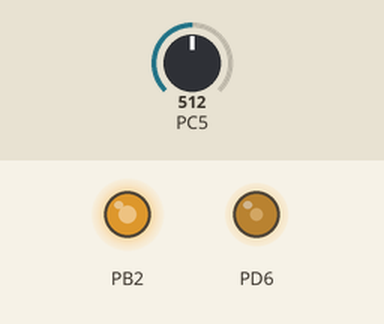
Bench run of a program on a simulated ATmega328P, built with avr-gcc and emulated at 1 MHz. Shown: output pins drawn as LEDs (lit = HIGH). Inputs (shaded band) come from the test bench; at power-on: PC5 = 512.

Above: at 1.2 s.
1.3 s: PC5 set to 716
At 2.8 s:
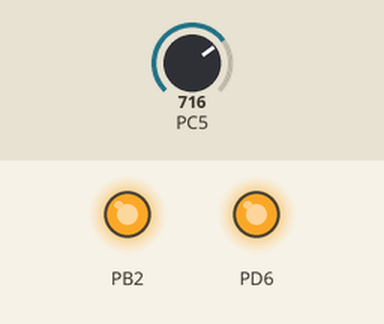
3.1 s: PC5 set to 900
At 4.6 s:
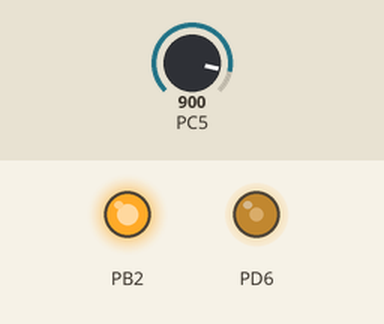
4.9 s: PC5 set to 306
At 6.1 s:
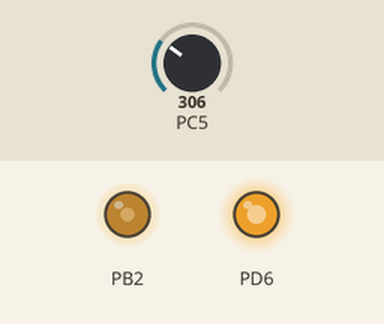
6.7 s: PC5 set to 122
At 7.7 s:
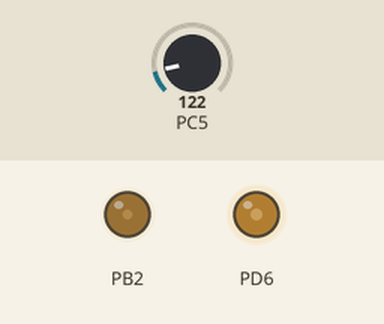
Timing chart, 0 to 9.5 s (numbered marks = the images above; inputs shaded):
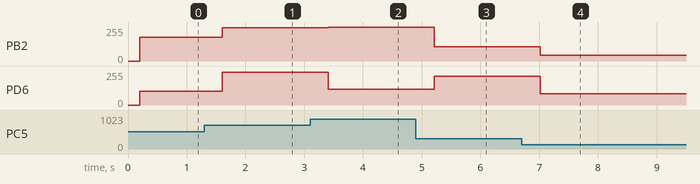

Measured:
- after the input at 1.3 s, PB2: 179/255 → 250/255 after 0.30 s; PD6: 102/255 → 245/255 after 0.30 s
- after the input at 3.1 s, PB2: 250/255 → 255/255 after 0.31 s; PD6: 245/255 → 118/255 after 0.31 s
- after the input at 4.9 s, PB2: 255/255 → 107/255 after 0.31 s; PD6: 118/255 → 214/255 after 0.31 s
- after the input at 6.7 s, PB2: 107/255 → 42/255 after 0.32 s; PD6: 214/255 → 85/255 after 0.32 s

The program:

main.c
```c
/*
 * GccApplication4.c
 *
 * Created: 2/1/2020 10:07:41 PM
 * Author : el_lu
 */
#define F_CPU 1000000ul
#include <avr/io.h>
#include <util/delay.h>

int main(void)
{
int DATA;
	DDRB|=(1<<2);
	TCCR1A=0b00100010;
	TCCR1B=0b00001001;

	DDRD|=(1<<6);
	TCCR0A=0b10000001;
	TCCR0B=0b00000001;


	ADMUX=0b01000101;
	ADCSRA=0b11000011;
	DIDR0|=(1<<3);
    /* Replace with your application code */
    while (1)
    {
		ADCSRA|=(1<<ADEN)|(1<<ADSC);
		while(ADCSRA&(1<<ADSC)){}
		ADCSRA&=~(1<<ADEN);
	    DATA=ADC;
		_delay_ms(200);
		OCR1B=DATA*0.7;
		OCR0A=DATA*0.7;

    }
}
```
